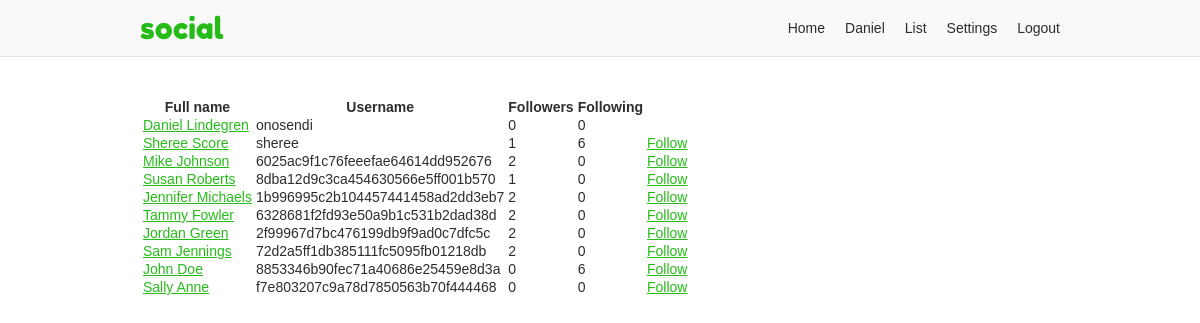
Page /list (signed in) on the committed database.
### app/users/models/user.py (models this page shows, shortened)
class User(UserMixin, db.Model, BaseModel):
    username = db.Column(db.String(35), nullable=False, unique=True)
    email = db.Column(db.String(255), nullable=False, unique=True)
    password = db.Column(db.String(128), nullable=False)
    first_name = db.Column(db.String(35), nullable=False)
    last_name = db.Column(db.String(35), nullable=False)
    about_me = db.Column(db.Text)
    last_seen = db.Column(db.DateTime, default=datetime.utcnow)
    posts_per_page = db.Column(db.Integer, default=10, nullable=False)
    full_name = column_property(first_name + " " + last_name)
    followed = db.relationship(
        'User',
        secondary=followers,
        primaryjoin='followers.c.follower_id == User.id',
        secondaryjoin='followers.c.followed_id == User.id',
        backref=db.backref('followers', lazy='dynamic'),
        lazy='dynamic')
    post_author = db.relationship(
        'Post',
        foreign_keys='Post.author_id',
        backref='author', lazy='dynamic')
    post_recipient = db.relationship(
        'Post',
        foreign_keys='Post.recipient_id',
        backref='recipient', lazy='dynamic')
    def is_following(self, user):
        return self.followed.filter(
            followers.c.followed_id == user.id).count() > 0

### app/users/views.py (the view)
@users.route('/list')
@login_required
def list():
    users = User.query.all()
    return render_template('users/list.html', users=users)

### app/models.py (called while the page is built)
    def commit(self):
        try:
            db.session.add(self)
            db.session.commit()
            return self
        except Exception as E:
            db.session.rollback()
            raise E

### app/users/models/user.py (called while the page is built)
@login.user_loader
def load_user(id):
    return User.query.get(int(id))

### app/users/views.py (called while the page is built)
@users.before_request
def before_request():
    if current_user.is_authenticated:
        current_user.last_seen = datetime.utcnow()
        current_user.commit()

### app/templates/users/list.html (shortened to what this page needs)
{% extends "/base.html" %}
{% block content %}
  <table style="margin-top: 4rem;">
    <tr>
      <th>Full name</th>
      <th>Username</th>
      <th>Followers</th>
      <th>Following</th>
    {% for user in users %}
    <tr>
      <td><a href="{{ url_for('users.profile', username=user.username) }}">{{ user.full_name }}</a></td>
      <td>{{ user.username }}</td>
      <td>{{ user.followers.count() }}</td>
      <td>{{ user.followed.count() }}</td>
      <td>
      {% if current_user != user %}
        {% if current_user.is_following(user) %}
        <a href="{{ url_for('users.user_action', username=user.username, action='unfollow') }}">Unfollow</a>
        {% else %}
        <a href="{{ url_for('users.user_action', username=user.username, action='follow') }}">Follow</a>
        {% endif %}
      {% endif %}
      </td>
    </tr>
    {% endfor %}
{% endblock %}

### app/templates/base.html (shortened to what this page needs)
<!doctype html>
<html lang="en">
<head>
  <link rel="stylesheet" href="{{ url_for('static', filename='css/layout.css') }}">
</head>
<body>
<div class="header-container">
  <header class="site-header responsive-container">
    <h1 class="branding"><a href="{{ url_for('static_views.index') }}">{{ APP_NAME }}</a></h1>
    {% if current_user.is_authenticated %}
    <ul class="primary-nav">
      <li><a href="{{ url_for('users.home') }}">Home</a></li>
      <li><a href="{{ url_for('users.profile', username=current_user.username) }}">{{ current_user.first_name }}</a></li>
      <li><a href="{{ url_for('users.list') }}">List</a></li>
      <li><a href="{{ url_for('users.settings_account') }}">Settings</a></li>
      <li><a href="{{ url_for('static_views.logout') }}">Logout</a></li>
    </ul>
    {% endif %}
  </header>
</div>
<div class="responsive-container">
{% block content %}
{% endblock %}
</div>
</body>
</html>

### app/static/css/layout.css (style rules this page uses)
:root { --green: #26bc18; --dark-green: #21a42f; --light-gray: #f9f9f9; --dark-gray: #e3e3e3; --light-green: #e9ffe0; --green-border: #c9ffb2; --green-text: #335922; --text-color: #2d2d2d; --white: #fff; --red: #cc0000; }
*, *::before, *::after { box-sizing: border-box; }
html { font-family: sans-serif; font-size: 62.5%; }
article, aside, figcaption, figure, footer, header, hgroup, main, nav, section { display: block; }
body { margin: 0; color: var(--text-color); font-size: 1.4rem; line-height: 1; }
h1, h2, h3, h4, h5, h6 { margin: 0 0 10px 0; }
p, ol, ul, dl { margin: 0 0 10px 0; padding: 0; }
ol, ul { list-style: none; }
a, a:link { color: var(--green); ext-decoration: none; }
.responsive-container { margin: 0 auto; max-width: 960px; padding: 0 20px; }
.header-container { margin-bottom: 20px; background-color: var(--light-gray); border-bottom: 1px solid var(--dark-gray); }
.header-container .site-header { align-items: center; display: flex; }
.branding { margin: 0; padding: 10px 0; }
.branding a { font: 30px "Fredoka One"; text-decoration: none; }
.primary-nav { display: flex; margin: 0 0 0 auto; }
.primary-nav li { padding: 0 10px; }
.primary-nav li:last-child { padding-right: 0; }
.primary-nav a { color: var(--text-color); text-decoration: none; }

### rows in the picture
User: first_name "Daniel", full_name "Daniel Lindegren", username "onosendi", followers.count "0", followed.count "0"
User: full_name "Sheree Score", username "sheree", followers.count "1", followed.count "6"
User: full_name "Mike Johnson", username "6025ac9f1c76feeefae64614dd952676", followers.count "2", followed.count "0"
User: full_name "Susan Roberts", username "8dba12d9c3ca454630566e5ff001b570", followers.count "1", followed.count "0"
User: full_name "Jennifer Michaels", username "1b996995c2b104457441458ad2dd3eb7", followers.count "2", followed.count "0"
User: full_name "Tammy Fowler", username "6328681f2fd93e50a9b1c531b2dad38d", followers.count "2", followed.count "0"
User: full_name "Jordan Green", username "2f99967d7bc476199db9f9ad0c7dfc5c", followers.count "2", followed.count "0"
User: full_name "Sam Jennings", username "72d2a5ff1db385111fc5095fb01218db", followers.count "2", followed.count "0"
User: full_name "John Doe", username "8853346b90fec71a40686e25459e8d3a", followers.count "0", followed.count "6"
User: full_name "Sally Anne", username "f7e803207c9a78d7850563b70f444468", followers.count "0", followed.count "0"

### other values in the picture
{{ APP_NAME }} "social"
